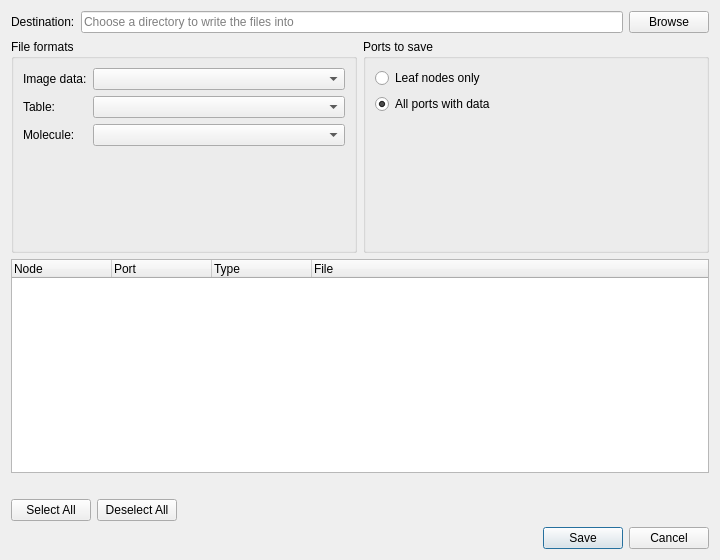
<?xml version="1.0" encoding="UTF-8"?>
<ui version="4.0">
 <class>SaveDataDialog</class>
 <widget class="QDialog" name="SaveDataDialog">
  <property name="geometry">
   <rect>
    <x>0</x>
    <y>0</y>
    <width>720</width>
    <height>560</height>
   </rect>
  </property>
  <property name="windowTitle">
   <string>Save Data</string>
  </property>
  <layout class="QVBoxLayout" name="verticalLayout">
   <item>
    <layout class="QHBoxLayout" name="destinationLayout">
     <item>
      <widget class="QLabel" name="destinationLabel">
       <property name="text">
        <string>Destination:</string>
       </property>
      </widget>
     </item>
     <item>
      <widget class="QLineEdit" name="directoryEdit">
       <property name="placeholderText">
        <string>Choose a directory to write the files into</string>
       </property>
      </widget>
     </item>
     <item>
      <widget class="QPushButton" name="browseButton">
       <property name="text">
        <string>Browse</string>
       </property>
      </widget>
     </item>
    </layout>
   </item>
   <item>
    <layout class="QHBoxLayout" name="optionsLayout">
     <item>
      <widget class="QGroupBox" name="formatsGroup">
       <property name="title">
        <string>File formats</string>
       </property>
       <layout class="QFormLayout" name="formatsLayout">
        <item row="0" column="0">
         <widget class="QLabel" name="imageDataLabel">
          <property name="text">
           <string>Image data:</string>
          </property>
         </widget>
        </item>
        <item row="0" column="1">
         <widget class="QComboBox" name="imageDataCombo"/>
        </item>
        <item row="1" column="0">
         <widget class="QLabel" name="tableLabel">
          <property name="text">
           <string>Table:</string>
          </property>
         </widget>
        </item>
        <item row="1" column="1">
         <widget class="QComboBox" name="tableCombo"/>
        </item>
        <item row="2" column="0">
         <widget class="QLabel" name="moleculeLabel">
          <property name="text">
           <string>Molecule:</string>
          </property>
         </widget>
        </item>
        <item row="2" column="1">
         <widget class="QComboBox" name="moleculeCombo"/>
        </item>
       </layout>
      </widget>
     </item>
     <item>
      <widget class="QGroupBox" name="scopeGroup">
       <property name="title">
        <string>Ports to save</string>
       </property>
       <layout class="QVBoxLayout" name="scopeLayout">
        <item>
         <widget class="QRadioButton" name="leafOnlyRadio">
          <property name="text">
           <string>Leaf nodes only</string>
          </property>
          <property name="toolTip">
           <string>Nodes whose output does not feed another operator. Nodes that only feed visualizations still count as leaves.</string>
          </property>
         </widget>
        </item>
        <item>
         <widget class="QRadioButton" name="allPortsRadio">
          <property name="text">
           <string>All ports with data</string>
          </property>
          <property name="toolTip">
           <string>Every output port currently holding data, in memory or on disk, whether it is persistent or transient.</string>
          </property>
          <property name="checked">
           <bool>true</bool>
          </property>
         </widget>
        </item>
        <item>
         <spacer name="scopeSpacer">
          <property name="orientation">
           <enum>Qt::Vertical</enum>
          </property>
          <property name="sizeHint" stdset="0">
           <size>
            <width>20</width>
            <height>0</height>
           </size>
          </property>
         </spacer>
        </item>
       </layout>
      </widget>
     </item>
    </layout>
   </item>
   <item>
    <widget class="QTreeWidget" name="fileTree">
     <property name="rootIsDecorated">
      <bool>false</bool>
     </property>
     <property name="uniformRowHeights">
      <bool>true</bool>
     </property>
     <property name="alternatingRowColors">
      <bool>true</bool>
     </property>
     <column>
      <property name="text">
       <string>Node</string>
      </property>
     </column>
     <column>
      <property name="text">
       <string>Port</string>
      </property>
     </column>
     <column>
      <property name="text">
       <string>Type</string>
      </property>
     </column>
     <column>
      <property name="text">
       <string>File</string>
      </property>
     </column>
    </widget>
   </item>
   <item>
    <widget class="QLabel" name="releasedNote">
     <property name="wordWrap">
      <bool>true</bool>
     </property>
     <property name="visible">
      <bool>false</bool>
     </property>
    </widget>
   </item>
   <item>
    <layout class="QHBoxLayout" name="selectionLayout">
     <item>
      <widget class="QPushButton" name="selectAllButton">
       <property name="text">
        <string>Select All</string>
       </property>
      </widget>
     </item>
     <item>
      <widget class="QPushButton" name="deselectAllButton">
       <property name="text">
        <string>Deselect All</string>
       </property>
      </widget>
     </item>
     <item>
      <spacer name="selectionSpacer">
       <property name="orientation">
        <enum>Qt::Horizontal</enum>
       </property>
       <property name="sizeHint" stdset="0">
        <size>
         <width>40</width>
         <height>20</height>
        </size>
       </property>
      </spacer>
     </item>
     <item>
      <widget class="QLabel" name="summaryLabel">
       <property name="text">
        <string/>
       </property>
      </widget>
     </item>
    </layout>
   </item>
   <item>
    <widget class="QDialogButtonBox" name="buttonBox">
     <property name="orientation">
      <enum>Qt::Horizontal</enum>
     </property>
     <property name="standardButtons">
      <set>QDialogButtonBox::Cancel|QDialogButtonBox::Save</set>
     </property>
    </widget>
   </item>
  </layout>
 </widget>
 <resources/>
 <connections>
  <connection>
   <sender>buttonBox</sender>
   <signal>accepted()</signal>
   <receiver>SaveDataDialog</receiver>
   <slot>accept()</slot>
  </connection>
  <connection>
   <sender>buttonBox</sender>
   <signal>rejected()</signal>
   <receiver>SaveDataDialog</receiver>
   <slot>reject()</slot>
  </connection>
 </connections>
</ui>
